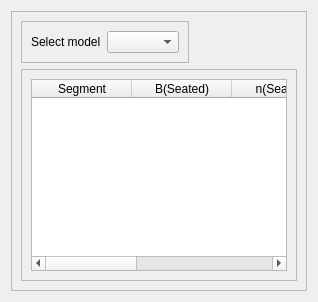
                 <widget class="QWidget" name="tab_15">
                  <attribute name="title">
                   <string>Forced</string>
                  </attribute>
                  <layout class="QGridLayout" name="gridLayout_28">
                   <item row="0" column="0">
                    <widget class="QFrame" name="frame_39">
                     <property name="frameShape">
                      <enum>QFrame::StyledPanel</enum>
                     </property>
                     <property name="frameShadow">
                      <enum>QFrame::Raised</enum>
                     </property>
                     <layout class="QGridLayout" name="gridLayout_29">
                      <item row="0" column="0">
                       <layout class="QVBoxLayout" name="verticalLayout_19">
                        <item>
                         <widget class="QFrame" name="frame_40">
                          <property name="sizePolicy">
                           <sizepolicy hsizetype="Fixed" vsizetype="Preferred">
                            <horstretch>0</horstretch>
                            <verstretch>0</verstretch>
                           </sizepolicy>
                          </property>
                          <property name="frameShape">
                           <enum>QFrame::StyledPanel</enum>
                          </property>
                          <property name="frameShadow">
                           <enum>QFrame::Raised</enum>
                          </property>
                          <layout class="QHBoxLayout" name="horizontalLayout_28">
                           <item>
                            <widget class="QLabel" name="label_17">
                             <property name="sizePolicy">
                              <sizepolicy hsizetype="Fixed" vsizetype="Preferred">
                               <horstretch>0</horstretch>
                               <verstretch>0</verstretch>
                              </sizepolicy>
                             </property>
                             <property name="text">
                              <string>Select model</string>
                             </property>
                            </widget>
                           </item>
                           <item>
                            <widget class="QComboBox" name="comboBox_forced_convection">
                             <property name="sizePolicy">
                              <sizepolicy hsizetype="Preferred" vsizetype="Fixed">
                               <horstretch>0</horstretch>
                               <verstretch>0</verstretch>
                              </sizepolicy>
                             </property>
                             <item>
                              <property name="text">
                               <string/>
                              </property>
                             </item>
                             <item>
                              <property name="text">
                               <string>Custom</string>
                              </property>
                             </item>
                            </widget>
                           </item>
                          </layout>
                         </widget>
                        </item>
                        <item>
                         <widget class="QFrame" name="frame_41">
                          <property name="frameShape">
                           <enum>QFrame::StyledPanel</enum>
                          </property>
                          <property name="frameShadow">
                           <enum>QFrame::Raised</enum>
                          </property>
                          <layout class="QGridLayout" name="gridLayout_30">
                           <item row="0" column="0">
                            <widget class="QTableWidget" name="table_forced_convection">
                             <column>
                              <property name="text">
                               <string>Segment</string>
                              </property>
                             </column>
                             <column>
                              <property name="text">
                               <string>B(Seated)</string>
                              </property>
                             </column>
                             <column>
                              <property name="text">
                               <string>n(Seated)</string>
                              </property>
                             </column>
                             <column>
                              <property name="text">
                               <string>B(Standing)</string>
                              </property>
                             </column>
                             <column>
                              <property name="text">
                               <string>n(Standing)</string>
                              </property>
                             </column>
                            </widget>
                           </item>
                          </layout>
                         </widget>
                        </item>
                       </layout>
                      </item>
                     </layout>
                    </widget>
                   </item>
                  </layout>
                 </widget>
